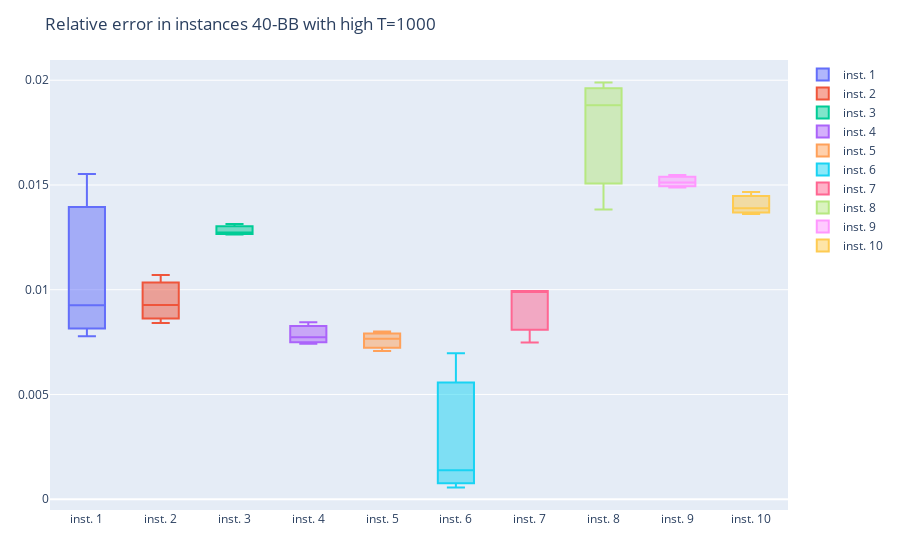

The notebook cell saved with this chart:
### Code cell
t = []
for i in 1:length(benchSA)
    b = benchSA[i]
    push!(t, box(y=b, name="inst. "*string(i)))
end

plot([ a for a in t], Layout(title="Relative error in instances 40-BB with high T=1000"))

#         df = DataFrame(;[Symbol(k)=>convert(Array{Float64,1}, v) for (k,v) in solution]...)
#         for k in n_4
#             push!(x, 
#                 box(y=df[!,string(k)], name=k, marker_color=names[name_i]))#names[name_i]))
            
#         end    
#         layout = Layout(title="Set of 500 instances of ZKC dataset using "*methods[name_i], yaxis_type = "log", xaxis_title="Number of items", yaxis_title="Log time in seconds", showlegend=false)
#         p = plot([x[i] for i in 1:size(x)[1]], layout)

### Figure 1 — Plotly figure (JSON) as saved in the notebook; plotly's stock layout.template omitted (floating-point values rounded to 4 significant figures)
{"data": [{"name": "inst. 1", "type": "box", "y": [0.007775, 0.01552, 0.009256]}, {"name": "inst. 2", "type": "box", "y": [0.0107, 0.009271, 0.008415]}, {"name": "inst. 3", "type": "box", "y": [0.01263, 0.01273, 0.01314]}, {"name": "inst. 4", "type": "box", "y": [0.007732, 0.008442, 0.007419]}, {"name": "inst. 5", "type": "box", "y": [0.007658, 0.008, 0.007079]}, {"name": "inst. 6", "type": "box", "y": [0.0005585, 0.001383, 0.006968]}, {"name": "inst. 7", "type": "box", "y": [0.009918, 0.007476, 0.009943]}, {"name": "inst. 8", "type": "box", "y": [0.01382, 0.01881, 0.01989]}, {"name": "inst. 9", "type": "box", "y": [0.01548, 0.01512, 0.01488]}, {"name": "inst. 10", "type": "box", "y": [0.01466, 0.01361, 0.01389]}], "layout": {"margin": {"b": 50, "l": 50, "r": 50, "t": 60}, "title": "Relative error in instances 40-BB with high T=1000"}}
